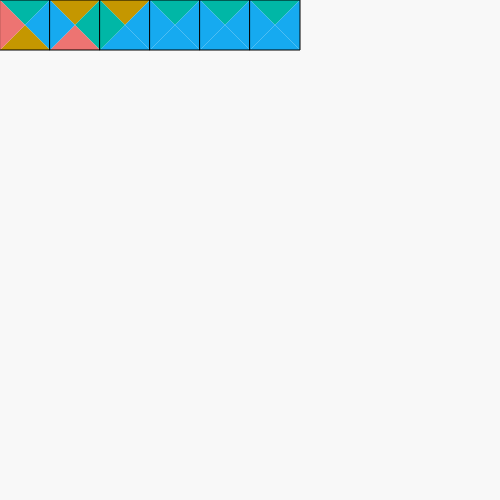
Frame 1 (no input)
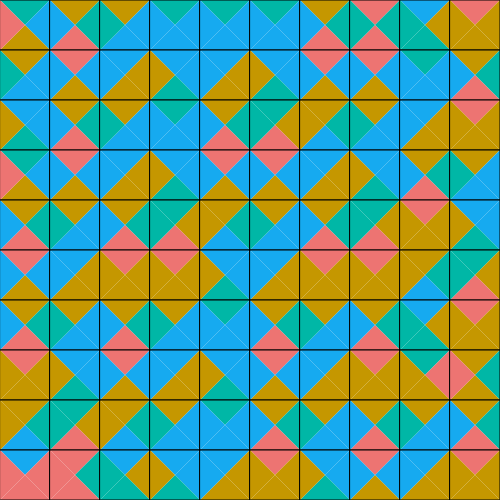
Frame 60 (no input)
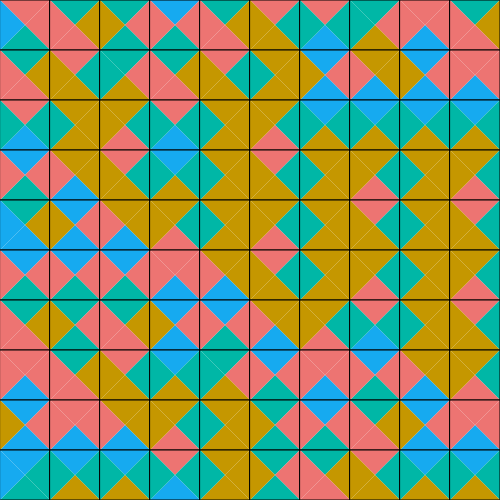
Frame 120 (the mouse pressed at the canvas centre since frame 60)

The p5.js sketch that drew these frames (run headless with seeded random() and noise() and a simulated clock; from frame 60 on, the mouse is pressed at the canvas centre):

// p5.js sketch
// ── sketch.js
// 왕타일 — 변 색 일치 제약. 색상은 OKLCH 정규화 팔레트:
// L=0.70 통일, C=0.15(teal만 sRGB 색역 한계로 0.125). 클릭: 새 타일 집합.
const NC = 4, GRID = 10, S = 50;
const PALETTE = ['#ed7472', '#c59700', '#00b7a6', '#16aaf0'];
let tileset, placed = [], cursor = 0;

function makeTileset() {
  tileset = [];
  for (let w = 0; w < NC; w++) {
    tileset.push([]);
    for (let n = 0; n < NC; n++) {
      tileset[w].push({ e: floor(random(NC)), s: floor(random(NC)) });
    }
  }
}

function setup() {
  createCanvas(500, 500);
  regenerate();
}

function regenerate() {
  makeTileset();
  placed = [];
  cursor = 0;
  background(248);
}

function drawTile(x, y, W, N, E, Sc) {
  const cx = x + S / 2, cy = y + S / 2;
  noStroke();
  fill(PALETTE[N]); triangle(x, y, x + S, y, cx, cy);
  fill(PALETTE[E]); triangle(x + S, y, x + S, y + S, cx, cy);
  fill(PALETTE[Sc]); triangle(x + S, y + S, x, y + S, cx, cy);
  fill(PALETTE[W]); triangle(x, y + S, x, y, cx, cy);
  stroke(0);
  strokeWeight(1);
  noFill();
  rect(x, y, S, S);
}

function draw() {
  for (let k = 0; k < 6 && cursor < GRID * GRID; k++, cursor++) {
    const gx = cursor % GRID, gy = floor(cursor / GRID);
    const W = gx > 0 ? placed[cursor - 1].e : floor(random(NC));
    const N = gy > 0 ? placed[cursor - GRID].s : floor(random(NC));
    const t = tileset[W][N];
    placed.push({ w: W, n: N, e: t.e, s: t.s });
    drawTile(gx * S, gy * S, W, N, t.e, t.s);
  }
}

function mousePressed() {
  if (mouseX >= 0 && mouseX < width && mouseY >= 0 && mouseY < height) regenerate();
}
